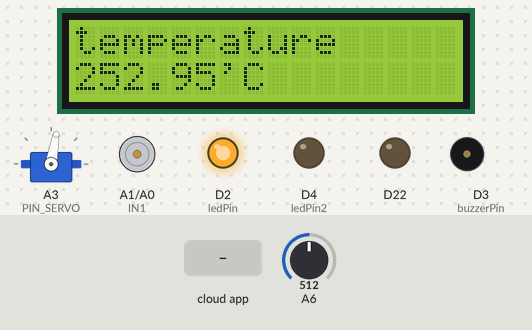
This sketch was run on a simulated Arduino Nano RP2040 Connect. Shown: servo, 16×2 character LCD, motor-driver pin pairs drawn as motors (green arrow = first pin HIGH = forward, orange = second pin HIGH = backward, longer = more drive, scaled by the enable pin), output pins drawn as LEDs (lit = HIGH), buzzer (waves = sounding). The test bench sets the inputs (shaded band); at power-on: A6 = 512. WiFi joins after 1.5 s; servers stay silent unless stated.

Above: at 3.1 s.
3.2 s: A6 set to 79
At 8.9 s:
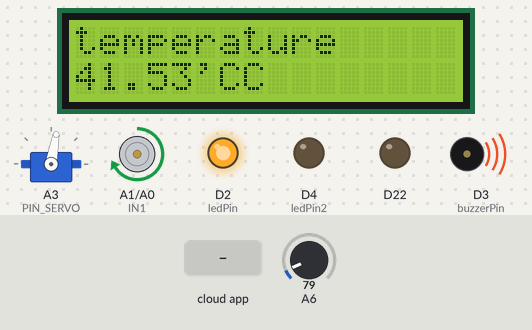
10.1 s: A6 set to 69
At 16.5 s:
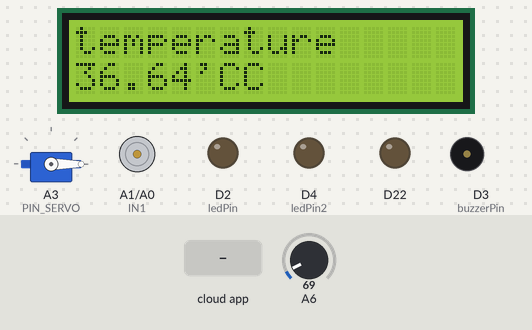
17.0 s: A6 set to 16
At 20.7 s:
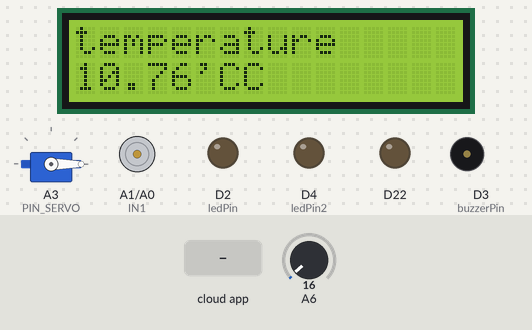
21.1 s: A6 set to 13
At 23.8 s:
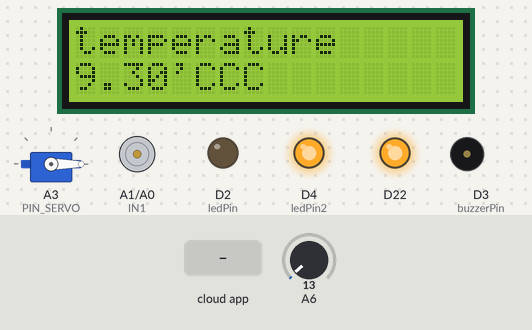
24.1 s: the phone or cloud app sets temphigh to 0
At 30.8 s:
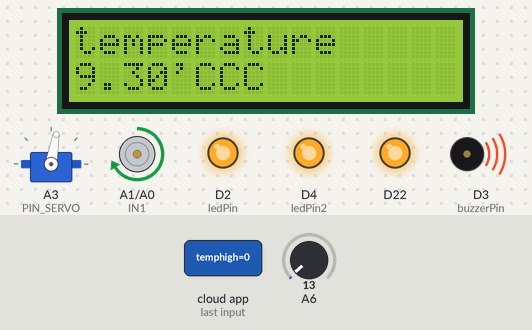
Timing chart, 0 to 32.0 s (numbered marks = the images above; inputs shaded):
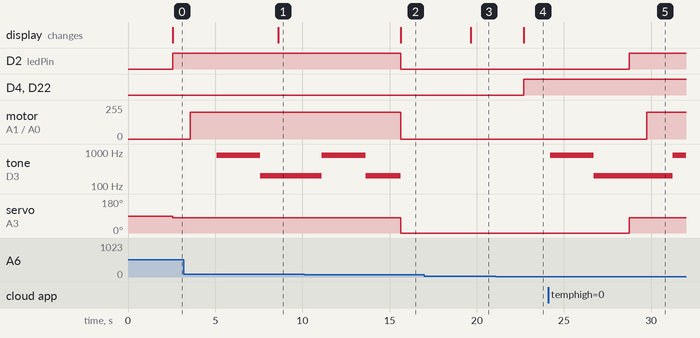

Measured:
- the behaviour switches between 76 and 75 on A6 (found by bisection; images 1 and 2)
- the behaviour switches between 15 and 14 on A6 (found by bisection; images 3 and 4)
- after the input at 3.2 s, the display: changes after 5.4 s (image 1)
- after the input at 10.1 s, D2 (ledPin): HIGH → LOW after 5.5 s; motor on A1 (IN1) / A0 (IN2): forward 200/255 → stopped after 5.5 s; servo on A3 (PIN_SERVO): 80° → 0° after 5.5 s; the display: changes after 5.5 s (image 2)
- after the input at 17.0 s, the display: changes after 2.7 s (image 3)
- after the input at 21.1 s, D4 (ledPin2), D22: LOW → HIGH after 1.6 s; the display: changes after 1.6 s (image 4)
- after the input at 24.1 s, D2 (ledPin): LOW → HIGH after 4.6 s; motor on A1 (IN1) / A0 (IN2): stopped → forward 200/255 after 5.6 s; servo on A3 (PIN_SERVO): 0° → 80° after 4.6 s

The sketch:

buhuo_nov07a.ino
```cpp
#include "arduino_secrets.h"


#include "thingProperties.h"
#include <Arduino_LSM6DSOX.h>
#include <Servo.h>
#include <LiquidCrystal.h>
#define IN1 A1
#define IN2 A0
#define  ENA  A2
// #define  Input  A6
const int buzzerPin=3;
const int ledPin = 2;
const int ledPin2 = 4;
const int PIN_SERVO= 17;
LiquidCrystal lcd(0, 1, 8, 9, 10, 11);
double temperature;
int temperaturehigh=40;
int temperaturelow=10;
int zze=0;
Servo myservo;


void setup() {
  Serial.begin(9600);

  myservo.attach(PIN_SERVO);
  pinMode(buzzerPin,OUTPUT);
  pinMode(ledPin, OUTPUT);
  pinMode(ledPin2, OUTPUT);
  pinMode(IN1,OUTPUT);
  pinMode(IN2,OUTPUT);
  pinMode(ENA,OUTPUT);
  pinMode(LEDR, OUTPUT);
  lcd.begin(16, 2);

  // Defined in thingProperties.h
  initProperties();

  // Connect to Arduino IoT Cloud
  ArduinoCloud.begin(ArduinoIoTPreferredConnection);

  /*
     The following function allows you to obtain more information
     related to the state of network and IoT Cloud connection and errors
     the higher number the more granular information you’ll get.
     The default is 0 (only errors).
     Maximum is 4
 */
  setDebugMessageLevel(2);
  ArduinoCloud.printDebugInfo();
}
//get temperature
double gettemp(){
  double stepread=0;
  for(int i=0;i<100;i++){
    temperature=analogRead(A6);
    temperature=temperature*5;
    temperature-=0.5;
    temperature=temperature*100;
    temperature=temperature/1024;
    temperature+=3;
    stepread+=temperature;
    delay(10);

  }
  stepread=stepread/100;
  return stepread;
};

void loop() {

    ArduinoCloud.update();
    //gain temperature
    temp=gettemp();
    //initiallize
    if(temp>=temperaturelow&&temp<=temperaturehigh){
    //myservo.write(0);
    delay(1000);
    digitalWrite(IN1,LOW); //stop
    digitalWrite(IN2,LOW);
    analogWrite(ENA,255);
    digitalWrite(ledPin,LOW);
    digitalWrite(ledPin2,LOW);
    digitalWrite(LEDR, LOW);
    tone(buzzerPin,0);
    situation=true;
    }
    if(temp>=temperaturelow&&temp<=temperaturehigh&&zze==0){
      myservo.write(0);

    }
    //screen
    lcd.setCursor(0, 0);
    lcd.print("temperature");//print name
    lcd.setCursor(0, 1); // set the cursor to column 0, line 2
    lcd.print(temp);
    lcd.print("'C");
    //temperature too high
    if(temp>temperaturehigh){
      situation=false;
      digitalWrite(ledPin,HIGH);

      myservo.write(80);
      delay(1000);

      digitalWrite(IN1,HIGH);
      digitalWrite(IN2,LOW);
      analogWrite(ENA,200);

      for(int i=200;i<=800;i=i+2)
      {
        tone(buzzerPin,i);
        delay(5);
      }
      delay(1000);

      for(int i=800;i>=200;i=i-2)
      {
        tone(buzzerPin,i);
        delay(5);
      }
    }
    //temperature too low
    if(temp<temperaturelow){
      situation=false;
      digitalWrite(ledPin2,HIGH);
      digitalWrite(LEDR, HIGH);
      for(int i=200;i<=800;i=i+2)
      {
        tone(buzzerPin,i);
        delay(5);
      }
      delay(1000);
      for(int i=800;i>=200;i=i-2)
      {
        tone(buzzerPin,i);
        delay(5);
      }
      temp=gettemp();
      if(temp>temperaturelow){
        digitalWrite(LEDR, LOW);
        digitalWrite(ledPin2,LOW);
        situation=true;
      }
    }

}

void onTemphighChange()  {
  temperaturehigh=temphigh;
}

void onTemplowChange()  {
  temperaturelow=templow;
}

void onServoSwChange()  {
 if(servo_sw==false)
  {
    zze=0;
    myservo.write(0);}
  else if(servo_sw==true)
  {
    zze=1;
    myservo.write(80);}
}
```

arduino_secrets.h
```cpp
#define SECRET_SSID ""
#define SECRET_OPTIONAL_PASS ""
```

thingProperties.h
```cpp
// Code generated by Arduino IoT Cloud, DO NOT EDIT.

#include <ArduinoIoTCloud.h>
#include <Arduino_ConnectionHandler.h>

const char SSID[]     = SECRET_SSID;    // Network SSID (name)
const char PASS[]     = SECRET_OPTIONAL_PASS;    // Network password (use for WPA, or use as key for WEP)

void onTemphighChange();
void onTemplowChange();
void onServoSwChange();

CloudTemperatureSensor temp;
int temphigh;
int templow;
bool servo_sw;
bool situation;

void initProperties(){

  ArduinoCloud.addProperty(temp, READ, 1 * SECONDS, NULL);
  ArduinoCloud.addProperty(temphigh, READWRITE, ON_CHANGE, onTemphighChange, 40);
  ArduinoCloud.addProperty(templow, READWRITE, ON_CHANGE, onTemplowChange, 10);
  ArduinoCloud.addProperty(servo_sw, READWRITE, ON_CHANGE, onServoSwChange);
  ArduinoCloud.addProperty(situation, READ, ON_CHANGE, NULL);

}

WiFiConnectionHandler ArduinoIoTPreferredConnection(SSID, PASS);
```
